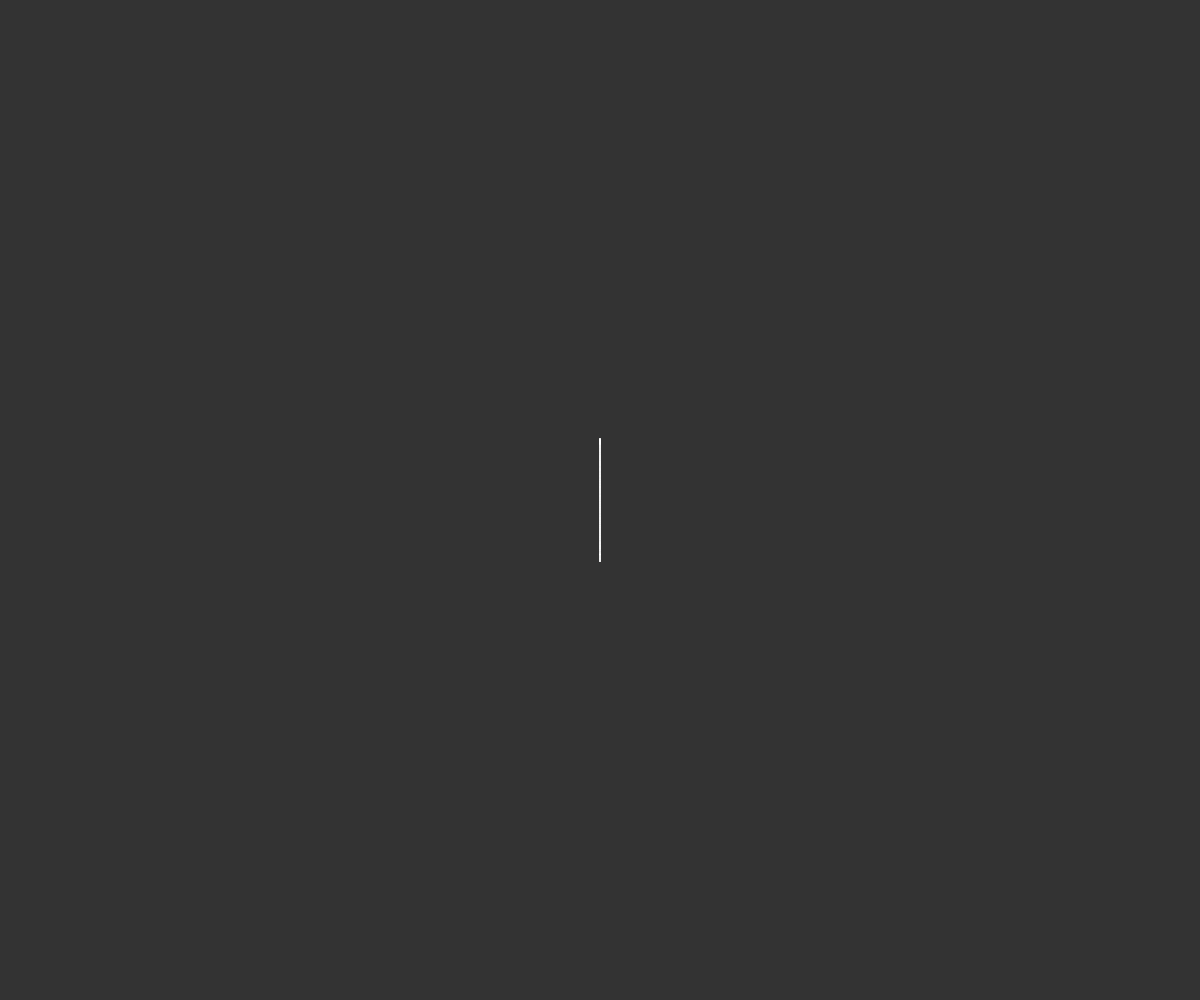
Frame 1 (no input)
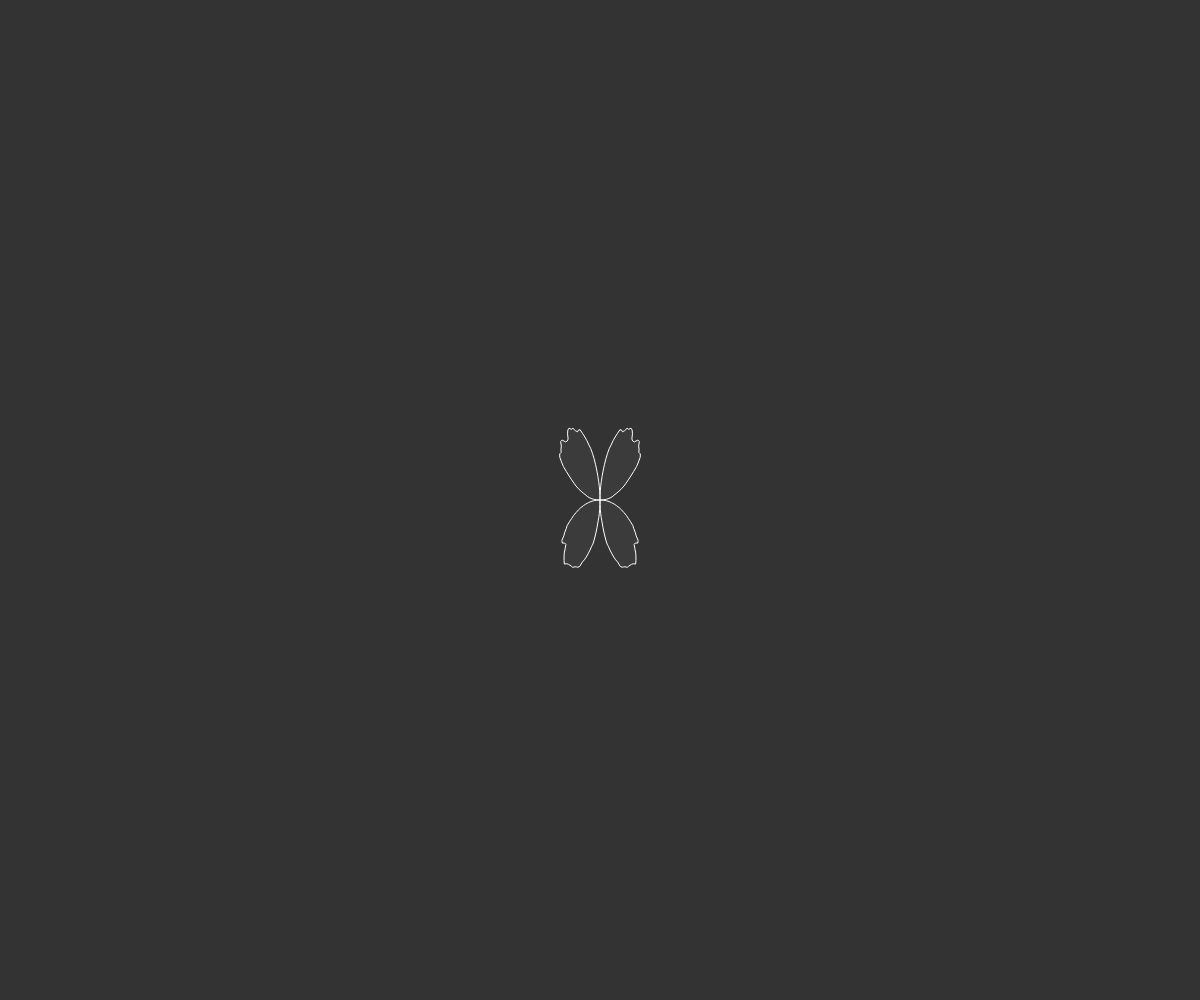
Frame 60 (no input)
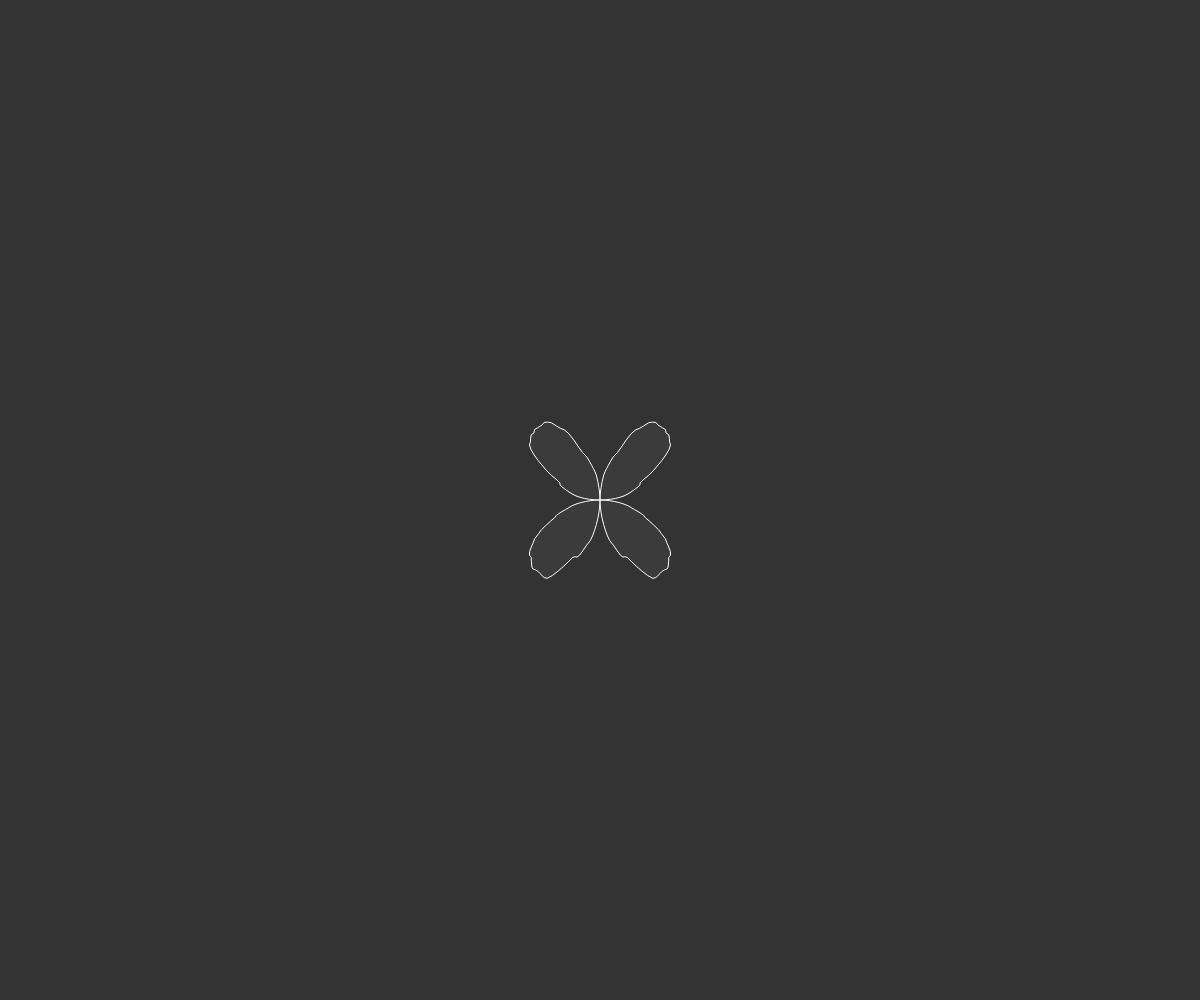
Frame 120 (the mouse pressed at the canvas centre since frame 60)

The p5.js sketch that drew these frames (run headless with seeded random() and noise() and a simulated clock; from frame 60 on, the mouse is pressed at the canvas centre):

// p5.js sketch
// ── sketch.js

let yoff=0;
function setup() {
    createCanvas(windowWidth, windowHeight);

}
function draw(){
	let xoff = 0;
	  background(51);
    translate(width / 2, height / 2);
        rotate(PI/2);
    let da = PI / 100;
    let dx=0.1,dy=0.001;
    let r = 100;
    fill(255, 10);
    stroke(255);
    strokeWeight(1);
    beginShape();
    for (let a = -PI / 2; a < PI / 2; a += da) {
        r = sin(2 * a) * map(noise(xoff,yoff), 0, 1, 50, 125);
        let x = r * cos(a);
        let y = sin(yoff)*r * sin(a);
        vertex(x, y);
        xoff += dx;
       
    }

    for (let a = PI / 2; a <= 3 * PI / 2; a += da) {
        r = sin(2 * a) * map(noise(xoff,yoff), 0, 1, 50, 125);
        let x = r * cos(a);
        let y = sin(yoff)*r * sin(a);
        vertex(x, y);
        xoff -= dx;
     
    }
    endShape();
    yoff+=0.01;
}
